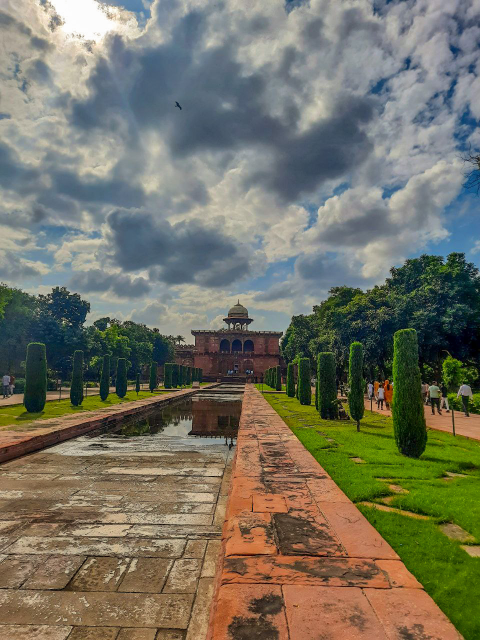
#> input picture Add Code Here/PYTHON/image processing using opencv/TriptiVerma_IndiaThroughMyLens.jpg, 960 x 1280 px (shown at 1/2 size)
$ python adaptive_thresholding.py
#> lines starting #> are read from the running program, lines starting #| are printed output that depends on the picture
import cv2
img = cv2.imread('TriptiVerma_IndiaThroughMyLens.jpg', 0)
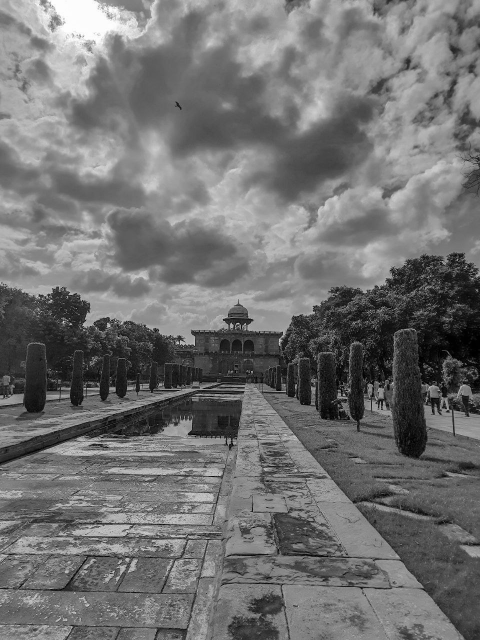
#> img: shape (1280, 960) (shown at 1/2 size); min 0, max 255, mean 113.3
img = cv2.resize(img, (320,225))
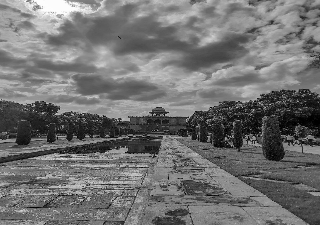
#> img: shape (225, 320); min 0, max 254, mean 113.2
 # apply various adaptive thresholds
th1 = cv2.adaptiveThreshold(img, 255, \
                                  cv2.ADAPTIVE_THRESH_MEAN_C, \
                                  cv2.THRESH_BINARY, 7, 4)
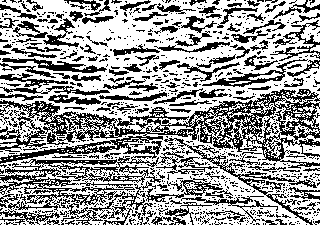
#> th1: shape (225, 320); 60.5% white; black in thin lines or dots
th2 = cv2.adaptiveThreshold(img, 255, \
                                  cv2.ADAPTIVE_THRESH_GAUSSIAN_C, \
                                  cv2.THRESH_BINARY, 7, 4)
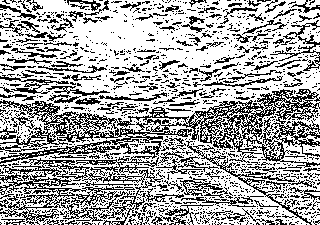
#> th2: shape (225, 320); 65.3% white; black in thin lines or dots
# display the images
cv2.imshow('ADAPTIVE_THRESHOLD_MEAN', th1)
cv2.imshow('ADAPTIVE_THRESHOLD_GAUSSIAN', th2)
cv2.waitKey(0)
cv2.destroyAllWindows()
